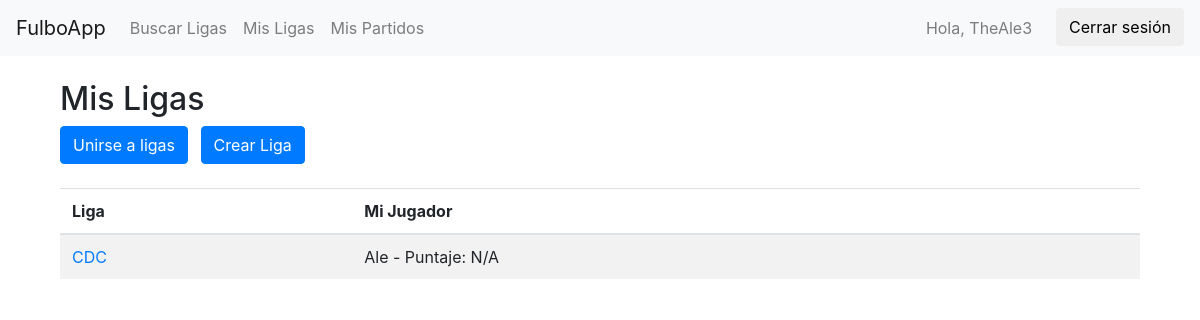
The page /AppFulbo/mis_ligas/ (signed in) on the database as committed earlier.
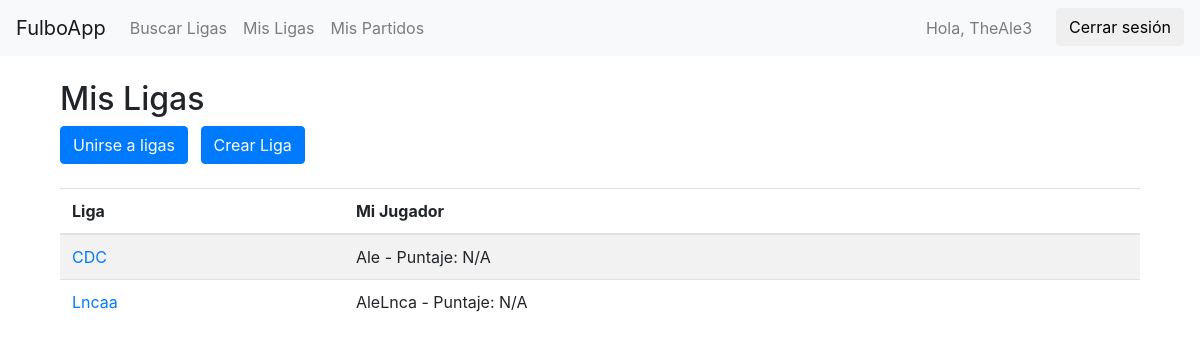
The same page on the database as committed later.
### AppFulbo/models.py (models this page shows, shortened)
class Liga(models.Model):
    nombre_liga= models.CharField(max_length=15,unique=True)

class Jugador(models.Model):
    OPCIONES = [
        ('1', 'Arquero'),
        ('2', 'Defensor'),
        ('3', 'Mediocampista'),
        ('4', 'Delantero'),
    ]
    usuario = models.ForeignKey(settings.AUTH_USER_MODEL, null=True, blank=True, on_delete=models.CASCADE)
    apodo = models.CharField(max_length=15)
    posicion = models.CharField(max_length=1, choices=OPCIONES, null=True, blank=True)
    liga = models.ForeignKey(Liga, on_delete=models.CASCADE, related_name="jugadores")  # Liga a la que pertenece

### AppFulbo/views.py (the view)
# urls.py: path('mis_ligas/',views.mis_ligas, name='mis_ligas'),
@login_required
def mis_ligas(request):
    jugadores = Jugador.objects.filter(usuario=request.user)
    ligas_con_jugador = []
    for jugador in jugadores:
        liga = jugador.liga
        liga.mi_jugador = jugador  # Agregamos el jugador a la instancia de liga
        ligas_con_jugador.append(liga)
    context = {
        'ligas': ligas_con_jugador
    }
    return render(request, 'AppFulbo/mis_ligas.html', context)

### AppFulbo/templates/AppFulbo/mis_ligas.html
{% extends 'AppFulbo/base.html' %}
{% block content %}
<div class="container mt-4">
    <h2>Mis Ligas</h2>
    <a class="btn btn-primary" href="{% url 'buscar_ligas' %}">Unirse a ligas</a>
    <a class="btn btn-primary ml-2" href="{% url 'crear_liga' %}">Crear Liga</a>
    <br></br>
    <table class="table table-striped">
        <thead>
            <tr>
                <th>Liga</th>
                <th>Mi Jugador</th>
            </tr>
        </thead>
        <tbody>
            {% for liga in ligas %}
            <tr>
                <td><a href="{% url 'ver_liga' liga.id %}">{{ liga.nombre_liga }}</a></td>
                <td>
                    {{ liga.mi_jugador.apodo }}
                    {% if liga.mi_jugador.puntaje %}
                        - Puntaje: {{ liga.mi_jugador.puntaje }}
                    {% else %}
                        - Puntaje: N/A
                    {% endif %}
                </td>
            </tr>
            {% empty %}
            <tr>
                <td colspan="2">No estás en ninguna liga.</td>
            </tr>
            {% endfor %}
        </tbody>
    </table>
</div>
{% endblock %}

Rows that differ between the two databases and show on the page:
added Liga: nombre_liga "Lncaa", mi_jugador.apodo "AleLnca", shows "- Puntaje: N/A"
